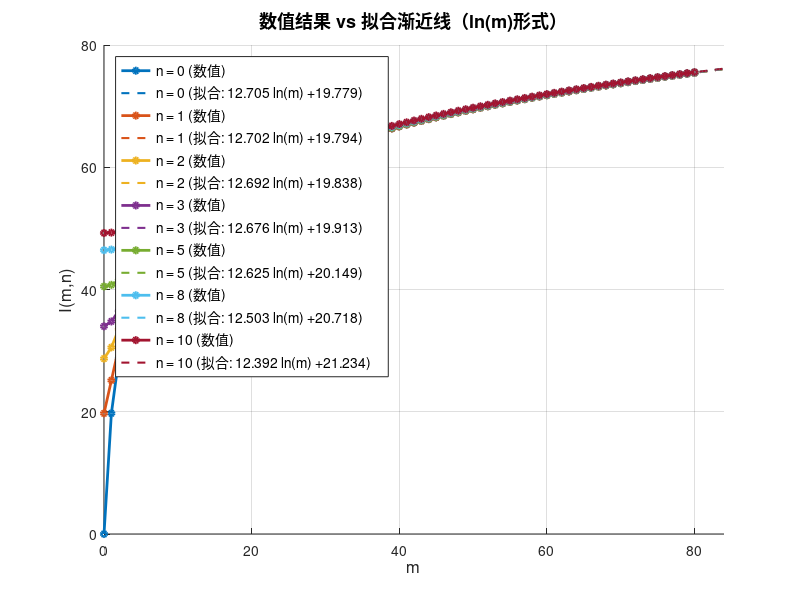
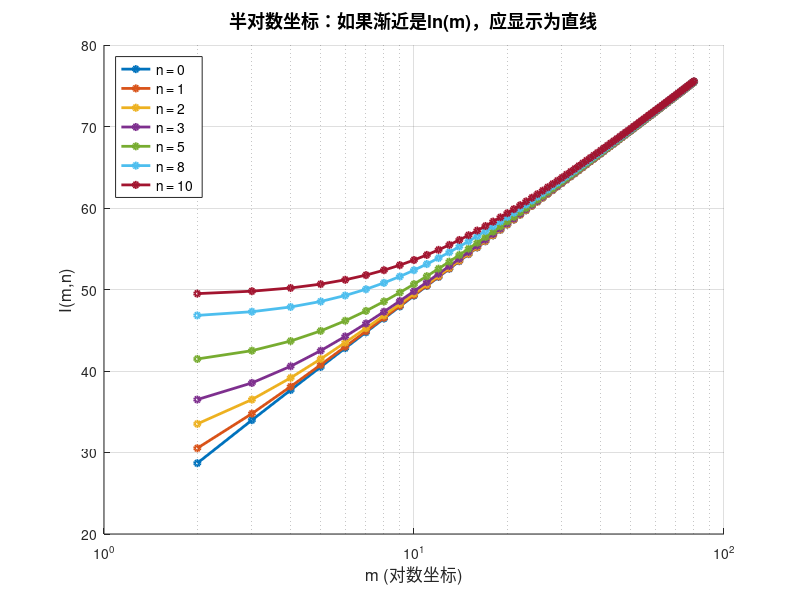
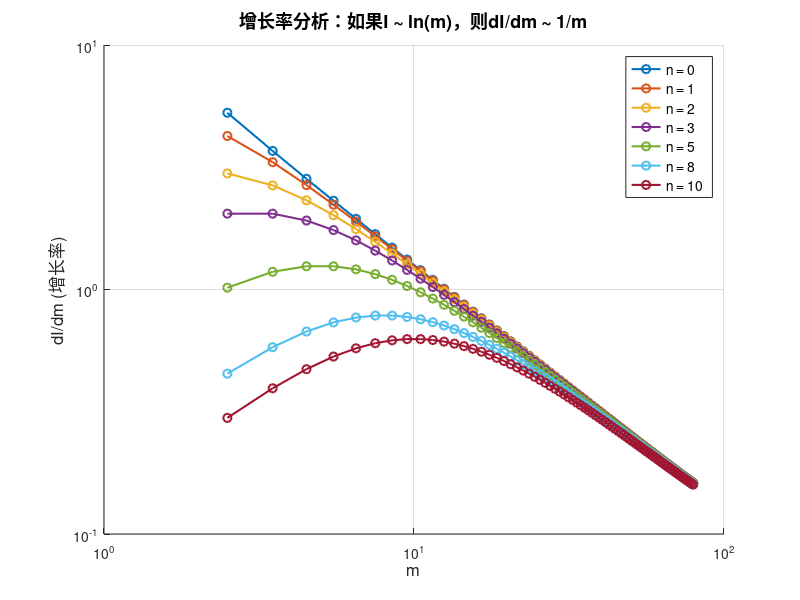

Write MATLAB code to recreate these figures, in order.
% 计算二重积分 I(m,n) 并拟合渐近行为
clear; clc; close all;

%% 1. 参数设置
m_vals = 0:1:80;          % m 取值范围
n_fixed = [0, 1, 2, 3, 5, 8, 10];   % 固定的 n 值
N_quad = 300;             % 积分网格精度

% 积分网格
omega1 = linspace(-pi, pi, N_quad);
omega2 = linspace(-pi, pi, N_quad);
[dW1, dW2] = meshgrid(omega1, omega2);

% 被积函数分母
denom = 2 - (cos(dW1) + cos(dW2));
denom(abs(denom) < 1e-12) = 1e-12;

%% 2. 数值计算 I(m,n)
colors = lines(length(n_fixed));
I_results = cell(length(n_fixed), 1);

fprintf('开始数值计算...\n');
for ni = 1:length(n_fixed)
    n = n_fixed(ni);
    I_vals = zeros(size(m_vals));
    
    for mi = 1:length(m_vals)
        m = m_vals(mi);
        if m == 0
            numerator = 1 - cos(n * dW2);
        else
            numerator = 1 - cos(m * dW1 + n * dW2);
        end
        integrand = numerator ./ denom;
        I_vals(mi) = trapz(omega2, trapz(omega1, integrand, 1));
    end
    
    I_results{ni} = I_vals;
    fprintf('n = %d 完成\n', n);
end

%% 3. 拟合渐近行为
% 尝试不同形式的渐近函数，看哪个拟合最好
fprintf('\n渐近行为拟合（m > 50）:\n');
fprintf('n\tln(m)\t\tln(m)/√m\t\t1/√m\t\t常数\n');

for ni = 1:length(n_fixed)
    n = n_fixed(ni);
    
    % 取大m区域的数据
    idx_fit = m_vals > 50;
    m_fit = m_vals(idx_fit);
    I_fit = I_results{ni}(idx_fit);
    
    if length(m_fit) > 5
        % 尝试不同的渐近形式
        % 1. I ~ a * ln(m) + b
        X1 = [log(m_fit)', ones(length(m_fit), 1)];
        coef1 = X1 \ I_fit';
        r2_1 = 1 - sum((I_fit' - X1*coef1).^2) / sum((I_fit' - mean(I_fit')).^2);
        
        % 2. I ~ a * ln(m)/√m + b
        X2 = [log(m_fit)'./sqrt(m_fit)', ones(length(m_fit), 1)];
        coef2 = X2 \ I_fit';
        r2_2 = 1 - sum((I_fit' - X2*coef2).^2) / sum((I_fit' - mean(I_fit')).^2);
        
        % 3. I ~ a / √m + b
        X3 = [1./sqrt(m_fit)', ones(length(m_fit), 1)];
        coef3 = X3 \ I_fit';
        r2_3 = 1 - sum((I_fit' - X3*coef3).^2) / sum((I_fit' - mean(I_fit')).^2);
        
        % 4. I ~ a * √m + b (检查是否真的递增)
        X4 = [sqrt(m_fit)', ones(length(m_fit), 1)];
        coef4 = X4 \ I_fit';
        r2_4 = 1 - sum((I_fit' - X4*coef4).^2) / sum((I_fit' - mean(I_fit')).^2);
        
        fprintf('%d\tR²=%.4f\t\tR²=%.4f\t\tR²=%.4f\t\tR²=%.4f\n', ...
            n, r2_1, r2_2, r2_3, r2_4);
        
        % 存储最佳拟合参数（假设ln(m)拟合最好）
        fit_coef{ni} = coef1;
        fit_type{ni} = 'ln(m)';
    end
end

%% 4. 绘制数值曲线 + 拟合渐近线
figure('Name', '数值结果与拟合渐近线', 'Position', [100, 100, 1100, 700]);
hold on;

for ni = 1:length(n_fixed)
    n = n_fixed(ni);
    
    % 数值曲线
    plot(m_vals, I_results{ni}, 'o-', 'LineWidth', 2, 'Color', colors(ni,:), ...
        'MarkerSize', 4, 'DisplayName', sprintf('n = %d (数值)', n));
    
    % 拟合渐近线（使用ln(m)形式）
    idx_fit = m_vals > 50;
    m_fit = m_vals(idx_fit);
    I_fit = I_results{ni}(idx_fit);
    
    if length(m_fit) > 5
        X = [log(m_fit)', ones(length(m_fit), 1)];
        coef = X \ I_fit';
        
        % 绘制拟合线
        m_asym = linspace(50, max(m_vals)*1.1, 100);
        I_asym = coef(1) * log(m_asym) + coef(2);
        plot(m_asym, I_asym, '--', 'Color', colors(ni,:), 'LineWidth', 1.5, ...
            'DisplayName', sprintf('n = %d (拟合: %.3f ln(m) %+.3f)', n, coef(1), coef(2)));
    end
end

xlabel('m', 'FontSize', 12);
ylabel('I(m,n)', 'FontSize', 12);
title('数值结果 vs 拟合渐近线（ln(m)形式）', 'FontSize', 13);
legend('Location', 'northwest', 'FontSize', 10);
grid on;
xlim([0, max(m_vals)*1.05]);

hold off;

%% 5. 半对数坐标（检查ln(m)行为）
figure('Name', '半对数坐标验证', 'Position', [150, 150, 1100, 700]);
hold on;

for ni = 1:length(n_fixed)
    n = n_fixed(ni);
    idx_positive = m_vals > 1;
    semilogx(m_vals(idx_positive), I_results{ni}(idx_positive), 'o-', ...
        'LineWidth', 2, 'Color', colors(ni,:), ...
        'MarkerSize', 4, 'DisplayName', sprintf('n = %d', n));
end

xlabel('m (对数坐标)', 'FontSize', 12);
ylabel('I(m,n)', 'FontSize', 12);
title('半对数坐标：如果渐近是ln(m)，应显示为直线', 'FontSize', 13);
legend('Location', 'northwest', 'FontSize', 10);
grid on;

hold off;

%% 6. 检查增长率
figure('Name', '增长率分析', 'Position', [200, 200, 1100, 700]);
hold on;

for ni = 1:length(n_fixed)
    n = n_fixed(ni);
    
    % 计算差分增长率
    idx_positive = m_vals > 1;
    m_plot = m_vals(idx_positive);
    I_plot = I_results{ni}(idx_positive);
    
    % 计算 dI/dm
    dI = diff(I_plot) ./ diff(m_plot);
    m_mid = (m_plot(1:end-1) + m_plot(2:end)) / 2;
    
    plot(m_mid, dI, 'o-', 'LineWidth', 1.5, 'Color', colors(ni,:), ...
        'DisplayName', sprintf('n = %d', n));
end

xlabel('m', 'FontSize', 12);
ylabel('dI/dm (增长率)', 'FontSize', 12);
title('增长率分析：如果I ~ ln(m)，则dI/dm ~ 1/m', 'FontSize', 13);
legend('Location', 'best', 'FontSize', 10);
grid on;
set(gca, 'XScale', 'log', 'YScale', 'log');

hold off;

%% 7. 输出拟合结果
fprintf('\n最佳拟合参数（I ≈ a*ln(m) + b）:\n');
fprintf('n\ta\t\tb\t\tR²\n');
for ni = 1:length(n_fixed)
    n = n_fixed(ni);
    idx_fit = m_vals > 50;
    m_fit = m_vals(idx_fit);
    I_fit = I_results{ni}(idx_fit);
    
    if length(m_fit) > 5
        X = [log(m_fit)', ones(length(m_fit), 1)];
        coef = X \ I_fit';
        r2 = 1 - sum((I_fit' - X*coef).^2) / sum((I_fit' - mean(I_fit')).^2);
        fprintf('%d\t%.4f\t\t%.4f\t\t%.4f\n', n, coef(1), coef(2), r2);
    end
end
